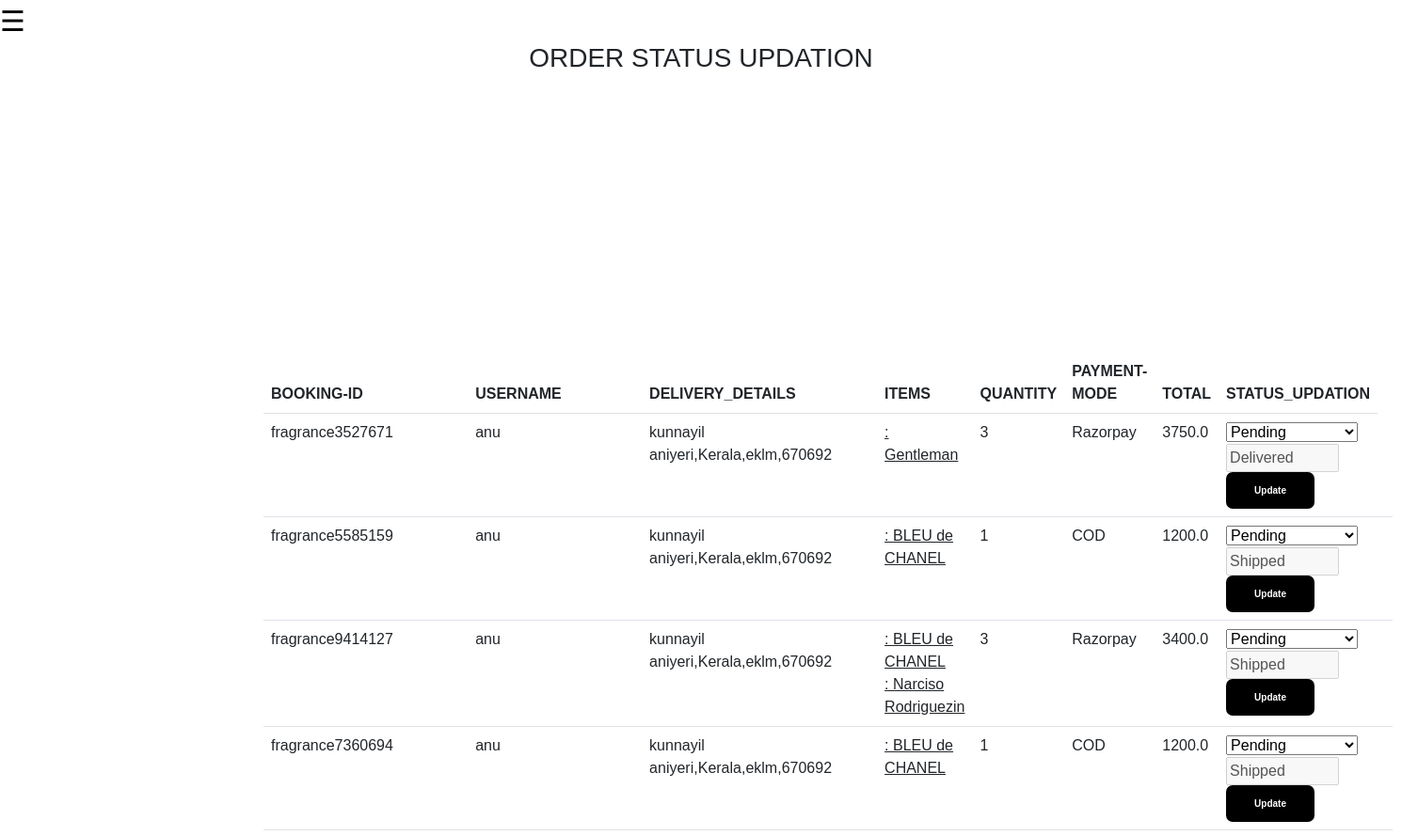
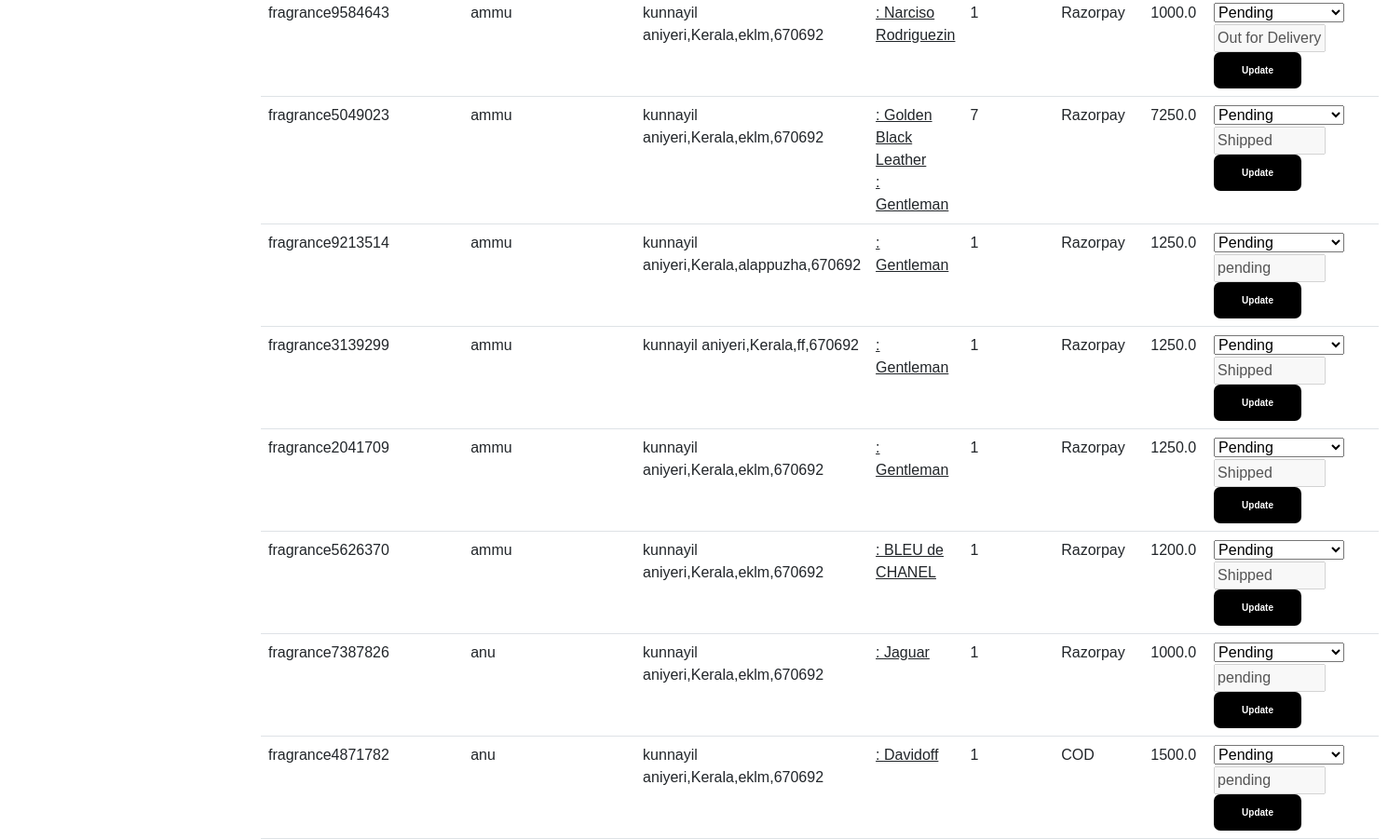
Page /dv on the committed database (2 pictures, top to bottom).
### app1/models.py (models this page shows, shortened)
class order(models.Model):
    user = models.ForeignKey(register, on_delete=models.CASCADE)
    quant=models.IntegerField(default=1)
    tprice=models.FloatField()
    saddress=models.CharField(max_length=80)
    sstate=models.CharField(max_length=20)
    sdistrict=models.CharField(max_length=20)
    spincode=models.IntegerField()
    sphone=models.IntegerField()
    nname=models.CharField(default='', max_length=30)
    payment_mode = models.CharField(max_length=150, null=False)
    payment_id = models.CharField(max_length=150, null=True, default=00000)
    created_at = models.DateTimeField(default=datetime.datetime.now)
    updated_at = models.DateField()
    orderstatus = (
        ('Pending', 'Pending'),
        ('Shipped', 'Shipped'),
        ('Out for Delivery', 'Out for Delivery'),
        ('Delivered', 'Delivered'),
        ('Cancelled', 'Cancelled')
    )
    status = models.CharField(max_length=150, choices=orderstatus, default='pending')
    tracking_no = models.CharField(max_length=150, null=True)
    def __str__(self) -> str:
        return f'{self.tracking_no}'

class register(models.Model):
    name=models.CharField(max_length=15)
    email=models.EmailField(unique=True)
    username=models.CharField(max_length=10,unique=True)
    password=models.CharField(max_length=10)

class orderitem(models.Model):
    orderdet = models.ForeignKey(order, on_delete=models.CASCADE)
    product = models.ForeignKey(pro, on_delete=models.CASCADE)
    price = models.FloatField(null=False)
    quantity = models.IntegerField(null=False)
    def __str__(self) -> str:
        return f'{self.orderdet}'

class pro(models.Model):
    categorychoices=(
        ('Men','Men'),
        ('Women','Women'),
        ('Unisex','Unisex'),
    )
    name=models.CharField(max_length=50)
    image=models.ImageField()
    price=models.IntegerField()
    quantity=models.IntegerField()
    ingredients=models.CharField(max_length=300)
    netquantity=models.CharField(max_length=30)
    fragrance=models.CharField(max_length=300)
    category=models.CharField(max_length=100,default='Men',choices=categorychoices)

### app1/views.py (the view)
# urls.py: path('dv', views.delivery_update),
def delivery_update(re):
    s=order.objects.all()
    orders_list = []
    for ord in s:
        order_dict = {
            'order': ord,
            'order_items': orderitem.objects.filter(orderdet=ord)
        }
        orders_list.append(order_dict)
        print(orders_list)
    return render(re,'order_status_change.html',{"data":orders_list})

### template/order_status_change.html (shortened to what this page needs)
<!DOCTYPE html>
<html lang="en">
{%load static%}
<head>
	<link href=
"https://cdn.jsdelivr.net/npm/bootstrap@5.3.0-alpha3/dist/css/bootstrap.min.css"
		rel="stylesheet"
		integrity=
"sha384-KK94CHFLLe+nY2dmCWGMq91rCGa5gtU4mk92HdvYe+M/SXH301p5ILy+dN9+nJOZ"
>
	<link rel="stylesheet"
		href="style.css">
	<link rel="stylesheet" href=
"https://cdnjs.cloudflare.com/ajax/libs/font-awesome/6.4.0/css/all.min.css"
		integrity=
"sha512-iecdLmaskl7CVkqkXNQ/ZH/XLlvWZOJyj7Yy7tcenmpD1ypASozpmT/E0iPtmFIB46ZmdtAc9eNBvH0H/ZpiBw=="
 />
</head>
<body>
<span style="font-size:30px;cursor:pointer" onclick="openNav()">&#9776; </span>
	<center><h3>ORDER STATUS UPDATION</h3></center>
	<table class="table table-hover" style="position:absolute;left:280px;width:1200px;">
	  <thead>
		<tr>
		  <th scope="col">BOOKING-ID</th>
		  <th scope="col">USERNAME</th>
		  <th scope="col">DELIVERY_DETAILS</th>
		  <th scope="col">ITEMS</th>
		  <th scope="col">QUANTITY</th>
		  <th scope="col">PAYMENT-MODE</th>
		  <th scope="col">TOTAL</th>
		 <th scope="col">STATUS_UPDATION</th>
		</tr>
	  </thead>
	  <tbody>
	  {% for i in data %}
		<tr>
		  <td>{{ i.order.tracking_no}}</td>
		  <td>{{ i.order.user.name }}</td>
		  <td>{{ i.order.saddress }},{{ i.order.sstate }},{{ i.order.sdistrict }},{{i.order.spincode}}</td>
		<td>
			{% for j in i.order_items %}
				<a href="#" class="text-body"> : {{ j.product.name }}</a><br>
			{% endfor %}
		</td>
			<td>{{ i.order.quant}}</td>
			<td>{{ i.order.payment_mode }}</td>
			<td>{{ i.order.tprice }}</td>
			<td>
<form method="POST" action="../status/{{i.order.id}}">
			<select  name="order_status"
                      class="custom-select tm-select-accounts"
					  style="width:140px;">
                      <option value="Pending"> Pending</option>
                    </select>
			<input style="width:120px;" value="{{i.order.status}}" disabled >
    <button type="submit">Update</button>
</form>
			</td>
			<td></td>
			  <br>
		</tr>
	{% endfor %}
	  </tbody>
</table>
</body>
</html>

### static/css/style.css (style rules this page uses)
span { color:black; }
body { background:#fff; font-family: 'Lato-Regular'; }
body a { transition: 0.5s all; -webkit-transition: 0.5s all; -o-transition: 0.5s all; -moz-transition: 0.5s all; -ms-transition: 0.5s all; }
.table tr th { width: 50%; }

### template/order_status_change.html (style rules this page uses)
html, body { height: 100%; font-family: 'Ubuntu', sans-serif; }
button { border:none; background:black; padding:12px 30px; border-radius:7px; color:white; font-weight:bold; font-size:10px; transition:.4s; }

### rows in the picture
order: order.tracking_no "fragrance3527671", order.user.name "anu", order.saddress "kunnayil aniyeri", order.sstate "Kerala", order.sdistrict "eklm", order.spincode "670692", order.quant "3", order.payment_mode "Razorpay", order.tprice "3750.0", order.status "Delivered"
orderitem: product.name "Gentleman"
order: order.tracking_no "fragrance5585159", order.user.name "anu", order.saddress "kunnayil aniyeri", order.sstate "Kerala", order.sdistrict "eklm", order.spincode "670692", order.quant "1", order.payment_mode "COD", order.tprice "1200.0", order.status "Shipped"
orderitem: product.name "BLEU de CHANEL"
order: order.tracking_no "fragrance9414127", order.user.name "anu", order.saddress "kunnayil aniyeri", order.sstate "Kerala", order.sdistrict "eklm", order.spincode "670692", order.quant "3", order.payment_mode "Razorpay", order.tprice "3400.0", order.status "Shipped"
orderitem: product.name "BLEU de CHANEL"
orderitem: product.name "Narciso Rodriguezin"
order: order.tracking_no "fragrance7360694", order.user.name "anu", order.saddress "kunnayil aniyeri", order.sstate "Kerala", order.sdistrict "eklm", order.spincode "670692", order.quant "1", order.payment_mode "COD", order.tprice "1200.0", order.status "Shipped"
orderitem: product.name "BLEU de CHANEL"
order: order.tracking_no "fragrance9584643", order.user.name "ammu", order.saddress "kunnayil aniyeri", order.sstate "Kerala", order.sdistrict "eklm", order.spincode "670692", order.quant "1", order.payment_mode "Razorpay", order.tprice "1000.0", order.status "Out for Delivery"
orderitem: product.name "Narciso Rodriguezin"
order: order.tracking_no "fragrance5049023", order.user.name "ammu", order.saddress "kunnayil aniyeri", order.sstate "Kerala", order.sdistrict "eklm", order.spincode "670692", order.quant "7", order.payment_mode "Razorpay", order.tprice "7250.0", order.status "Shipped"
orderitem: product.name "Golden Black Leather"
orderitem: product.name "Gentleman"
order: order.tracking_no "fragrance9213514", order.user.name "ammu", order.saddress "kunnayil aniyeri", order.sstate "Kerala", order.sdistrict "alappuzha", order.spincode "670692", order.quant "1", order.payment_mode "Razorpay", order.tprice "1250.0", order.status "pending"
orderitem: product.name "Gentleman"
order: order.tracking_no "fragrance3139299", order.user.name "ammu", order.saddress "kunnayil aniyeri", order.sstate "Kerala", order.sdistrict "ff", order.spincode "670692", order.quant "1", order.payment_mode "Razorpay", order.tprice "1250.0", order.status "Shipped"
orderitem: product.name "Gentleman"
order: order.tracking_no "fragrance2041709", order.user.name "ammu", order.saddress "kunnayil aniyeri", order.sstate "Kerala", order.sdistrict "eklm", order.spincode "670692", order.quant "1", order.payment_mode "Razorpay", order.tprice "1250.0", order.status "Shipped"
orderitem: product.name "Gentleman"
order: order.tracking_no "fragrance5626370", order.user.name "ammu", order.saddress "kunnayil aniyeri", order.sstate "Kerala", order.sdistrict "eklm", order.spincode "670692", order.quant "1", order.payment_mode "Razorpay", order.tprice "1200.0", order.status "Shipped"
orderitem: product.name "BLEU de CHANEL"
order: order.tracking_no "fragrance7387826", order.user.name "anu", order.saddress "kunnayil aniyeri", order.sstate "Kerala", order.sdistrict "eklm", order.spincode "670692", order.quant "1", order.payment_mode "Razorpay", order.tprice "1000.0", order.status "pending"
orderitem: product.name "Jaguar"
order: order.tracking_no "fragrance4871782", order.user.name "anu", order.saddress "kunnayil aniyeri", order.sstate "Kerala", order.sdistrict "eklm", order.spincode "670692", order.quant "1", order.payment_mode "COD", order.tprice "1500.0", order.status "pending"
orderitem: product.name "Davidoff"
